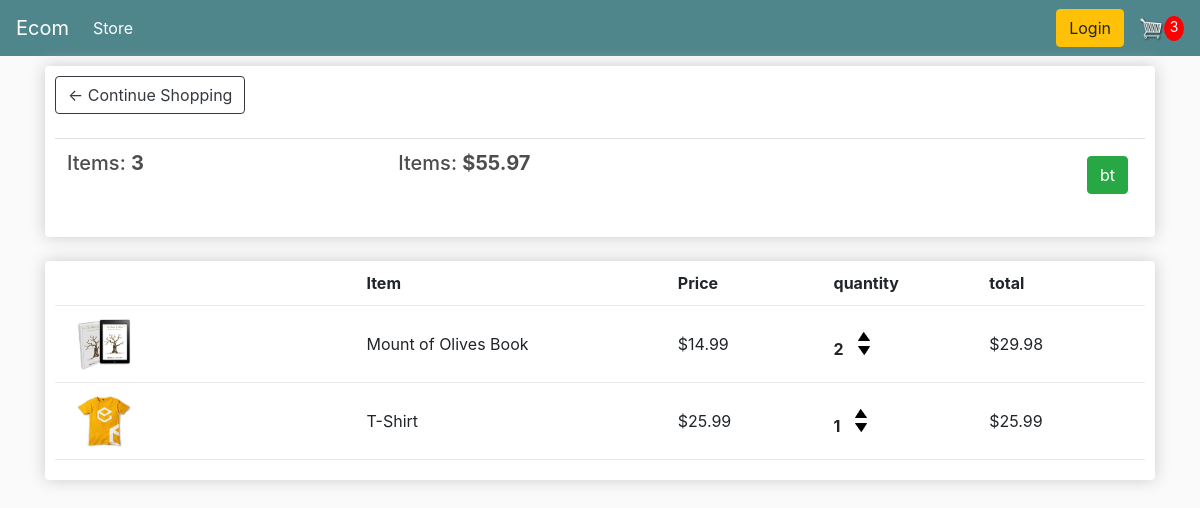
The app's page /cart/ (signed in), older data.
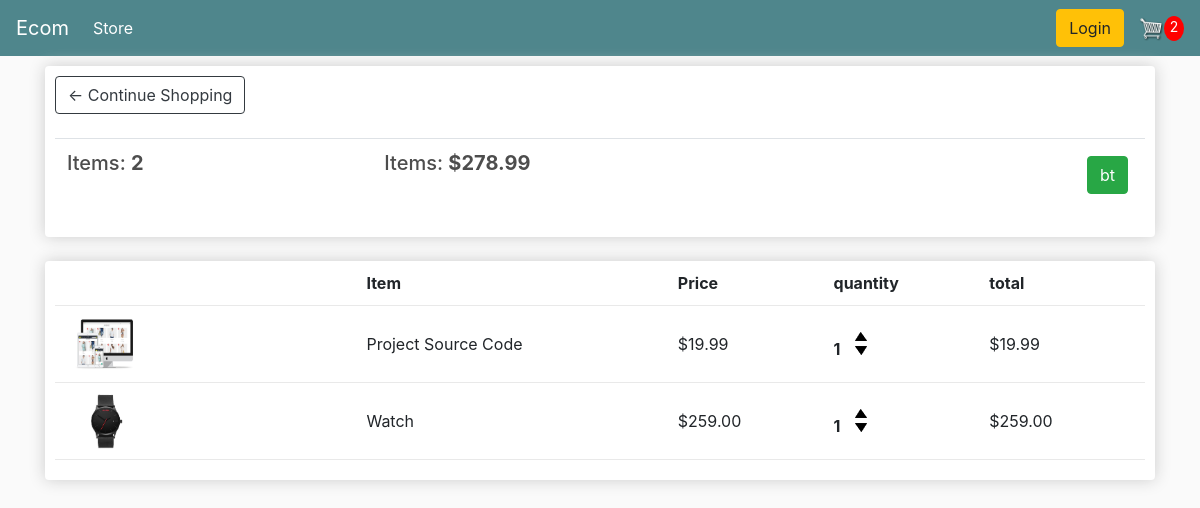
The same page, newer data.
### store/models.py (models this page shows, shortened)
class Order(models.Model):
    customer = models.ForeignKey(Customer, blank=True, null=True, on_delete=models.SET_NULL)
    date_ordered = models.DateTimeField(auto_now_add=True)
    complete = models.BooleanField(default=False, null=True, blank=False)
    transaction_id = models.CharField(max_length=200, null=True)
    @property
    def get_cart_total(self):
        orderitems = self.orderitem_set.all()
        total =sum([item.get_total for item in orderitems])
        return total
    @property
    def get_cart_items(self):
        orderitems = self.orderitem_set.all()
        total =sum([item.quantity for item in orderitems])
        return total

class OrderItem(models.Model):
    product = models.ForeignKey(Product, blank=True, null=True, on_delete=models.SET_NULL)
    order = models.ForeignKey(Order, blank=True, null=True, on_delete=models.SET_NULL)
    quantity = models.IntegerField(default=0, null=True, blank=True)
    date_added = models.DateTimeField(auto_now_add=True)
    @property
    def get_total(self):
        total = self.product.price * self.quantity
        return total

class Product(models.Model):
    name = models.CharField(max_length=200, null=True)
    price = models.DecimalField(max_digits=5, decimal_places=2)
    digital = models.BooleanField(default=False, null=True, blank=False)
    image = models.ImageField(null=True, blank=True)
    @property
    def imageUrl(self):
        try:
            url = self.image.url
        except:
            url = ''
        return url

### store/views.py (the view)
# urls.py: path('cart/', views.cart, name = 'cart'),
def cart(request):
    data = cartDate(request)
    cartItems = data['cartItems']
    order = data['order']
    items = data['items']
    context={'items':items,'order':order,'cartItems':cartItems}
    return render(request,'store/cart.html',context)

### store/utils.py (called while the page is built)
def cartDate(request):
    if request.user.is_authenticated:
        customer = request.user.customer
        order, created = Order.objects.get_or_create(customer=customer, complete=False)
        items = order.orderitem_set.all()
        cartItems = order.get_cart_items
    else:
        cookieData = cookieCart(request)
        cartItems = cookieData['cartItems']
        order = cookieData['order']
        items = cookieData['items']
    return {'items':items,'order':order,'cartItems':cartItems}

### store/templates/store/cart.html (shortened to what this page needs)
{% extends 'store/main.html' %}
{% load static %}
{% block content %}
<div class="row">
    <div class="col-lg-12">
        <div class="box-element">
            <a href="{% url 'store' %}" class="btn btn-outline-dark">&#x2190; Continue Shopping</a>
            <br>
            <br>
            <table class="table">
                <tr>
                    <th><h5>Items: <strong>{{order.get_cart_items}}</strong></h5></th>
                    <th><h5>Items: <strong>${{order.get_cart_total|floatformat:2}}</strong></h5></th>
                    <th><a style="float:right; margin:5px;"
                        class="btn btn-success"
                        href="{% url 'checkout' %}">bt</a></th>
                </tr>
            </table>
        </div>
        <br>
        <div class="box-element">
            <div class="cart-row">
                <div style='flex:2'><strong>Item</strong></div>
                <div style='flex:1'><strong>Price</strong></div>
                <div style='flex:1'><strong>quantity</strong></div>
                <div style='flex:1'> <strong>total</strong> </div>
            </div>
            {% for item in items %}
            <div class="cart-row">
                <div style='flex:2'><img class="row-image" src="{{item.product.imageUrl}}"></div>
                <div style='flex:2'>{{item.product.name}}</div>
                <div style='flex:1'>${{item.product.price|floatformat:2}}</div>
                <div style='flex:1'>
                    <p class="quantity">{{item.quantity}}</p>
                    <div class="quantity"  >
                        <img data-product={{item.product.id}} data-action="add" class="chg-quantity update-cart" src="{% static 'images/arrow-up.png' %}" alt="">
                        <img data-product={{item.product.id}} data-action="remove" class="chg-quantity update-cart" src="{% static 'images/arrow-down.png' %}" alt="">
                    </div>
                </div>
                <div style='flex:1'>${{item.get_total}}</div>
            </div>
            {% endfor %}
        </div>
    </div>
</div>
{% endblock content %}

Row changes from the older to the newer data that the page shows:
removed OrderItem: product.imageUrl (picture), product.name "Mount of Olives Book", product.price "14.99", quantity "2", get_total "29.98"
removed OrderItem: product.imageUrl (picture), product.name "T-Shirt", product.price "25.99", quantity "1", get_total "25.99"
computed for Order: get_cart_items "3" → "2"; get_cart_total "55.97" → "278.99"
added OrderItem: product.imageUrl (picture), product.name "Project Source Code", product.price "19.99", quantity "1", get_total "19.99"
added OrderItem: product.imageUrl (picture), product.name "Watch", product.price "259.00", quantity "1", get_total "259.00"
Text that changed along with them:
{{ cartItems }}: "3" → "2"
